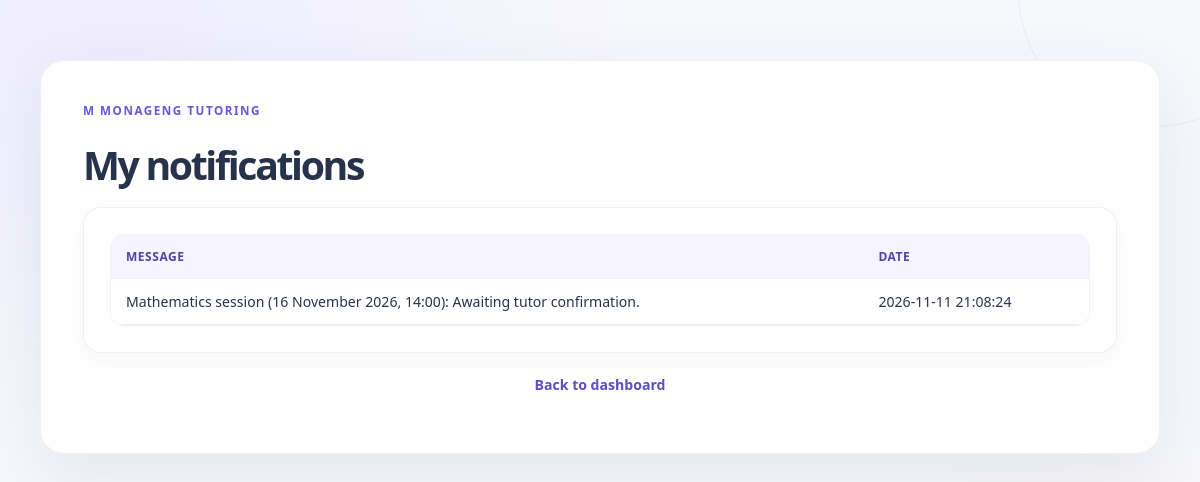
/php/my_notifications.php (signed in), run on the app's committed database.
### tables this page shows
CREATE TABLE IF NOT EXISTS notifications (
    notification_id INT UNSIGNED NOT NULL AUTO_INCREMENT,
    booking_id INT UNSIGNED NOT NULL,
    recipient_role VARCHAR(20) NOT NULL,
    recipient_id INT UNSIGNED NOT NULL DEFAULT 0,
    notification_message VARCHAR(255) NOT NULL,
    notification_date TIMESTAMP NOT NULL DEFAULT CURRENT_TIMESTAMP,
    read_at TIMESTAMP NULL DEFAULT NULL,
    PRIMARY KEY (notification_id),
    KEY idx_notifications_recipient (recipient_role, recipient_id, read_at, notification_date),
    KEY idx_notifications_booking (booking_id),
    CONSTRAINT fk_notifications_booking
        FOREIGN KEY (booking_id) REFERENCES bookings (booking_id)
        ON DELETE CASCADE
);

CREATE TABLE IF NOT EXISTS programmes (
    programme_id INT UNSIGNED NOT NULL AUTO_INCREMENT,
    programme_name VARCHAR(100) NOT NULL,
    description TEXT DEFAULT NULL,
    fee_amount DECIMAL(10, 2) NOT NULL,
    PRIMARY KEY (programme_id),
    UNIQUE KEY uq_programmes_name (programme_name)
);

CREATE TABLE IF NOT EXISTS bookings (
    booking_id INT UNSIGNED NOT NULL AUTO_INCREMENT,
    student_id INT UNSIGNED NOT NULL,
    tutor_id INT UNSIGNED NOT NULL,
    programme_id INT UNSIGNED NOT NULL,
    booking_date DATE NOT NULL,
    booking_time TIME NOT NULL,
    booking_status ENUM('Requested', 'Confirmed', 'Cancelled', 'Completed') NOT NULL DEFAULT 'Requested',
    PRIMARY KEY (booking_id),
    KEY idx_bookings_student_date (student_id, booking_date),
    KEY idx_bookings_tutor_slot (tutor_id, booking_date, booking_time, booking_status),
    KEY idx_bookings_programme (programme_id),
    CONSTRAINT fk_bookings_student
        FOREIGN KEY (student_id) REFERENCES students (student_id),
    CONSTRAINT fk_bookings_tutor
        FOREIGN KEY (tutor_id) REFERENCES tutors (tutor_id),
    CONSTRAINT fk_bookings_programme
        FOREIGN KEY (programme_id) REFERENCES programmes (programme_id)
);

### php/app_helpers.php (called while the page is built, shortened)
<?php
function escapeHtml($value)
{
    return htmlspecialchars((string) $value, ENT_QUOTES, 'UTF-8');
}
function formatBookingNotificationMessage(
    string $message,
    string $programmeName,
    string $bookingDate,
    string $bookingTime
): string {
    if (preg_match('/status changed to (requested|confirmed|cancelled|completed)/i', $message, $matches)) {
        $event = 'Status changed to ' . strtolower($matches[1]) . '.';
    } elseif (stripos($message, 'awaiting tutor confirmation') !== false) {
        $event = 'Awaiting tutor confirmation.';
    } elseif (stripos($message, 'details or status') !== false) {
        $event = 'Session details or status updated by an administrator.';
    } elseif (stripos($message, 'requested by an administrator') !== false) {
        $event = 'Session requested by an administrator.';
    } elseif (stripos($message, 'requested') !== false) {
        $event = 'Session requested.';
    } else {
        $event = preg_replace('/^(?:Tutoring|Demo) session #\d+\s*/i', '', $message);
    }
    $date = DateTime::createFromFormat('!Y-m-d', $bookingDate);
    $sessionDate = $date ? $date->format('j F Y') : $bookingDate;
    return $programmeName . ' session (' . $sessionDate . ', ' .
        substr($bookingTime, 0, 5) . '): ' . $event;
}
?>

### php/my_notifications.php (the view, shortened to what this page needs)
<?php
require_once 'db_connect.php';
require_once 'app_helpers.php';
$role = $_SESSION['account_role'] ?? '';
$actorId = $role === 'student'
    ? (int) ($_SESSION['student_id'] ?? 0)
    : ($role === 'tutor' ? (int) ($_SESSION['tutor_id'] ?? 0) : (int) ($_SESSION['admin_id'] ?? 0));
$recipientRole = in_array($role, ['student', 'tutor', 'admin'], true) ? $role : '';
$recipientId = $role === 'admin' ? 0 : $actorId;
$notificationsStmt = $conn->prepare(
    'SELECT n.notification_message, n.notification_date, n.read_at,
            p.programme_name, b.booking_date, b.booking_time
     FROM notifications n
     JOIN bookings b ON b.booking_id = n.booking_id
     JOIN programmes p ON p.programme_id = b.programme_id
     WHERE n.recipient_role = ? AND n.recipient_id = ?
     ORDER BY n.notification_date DESC
     LIMIT 100'
);
$notificationsStmt->bind_param('si', $recipientRole, $recipientId);
$notificationsStmt->execute();
$notifications = $notificationsStmt->get_result();
$dashboard = $role === 'student' ? 'dashboard.php' : ($role === 'tutor' ? 'tutor_dashboard.php' : 'admin_dashboard.php');
?><!DOCTYPE html>
<html lang="en-ZA">
<head>
  <link rel="stylesheet" href="../css/style.css">
</head>
<body>
  <main class="dashboard">
    <h1>My notifications</h1>
    <section class="card table-card">
      <div class="table-scroll">
        <table>
          <thead><tr><th>Message</th><th>Date</th></tr></thead>
          <tbody>
          <?php while ($notification = $notifications->fetch_assoc()): ?>
            <tr>
              <td><?php echo escapeHtml(formatBookingNotificationMessage(
                  $notification['notification_message'],
                  $notification['programme_name'],
                  $notification['booking_date'],
                  $notification['booking_time']
              )); ?></td>
              <td><?php echo escapeHtml($notification['notification_date']); ?></td>
            </tr>
          <?php endwhile; ?>
          </tbody>
        </table>
      </div>
    </section>
    <p class="page-link"><a href="<?php echo escapeHtml($dashboard); ?>">Back to dashboard</a></p>
  </main>
</body>
</html>

### css/style.css (style rules this page uses)
:root { --bg-primary: #f3f7ff; --bg-secondary: #eef2ff; --panel: rgba(255, 255, 255, 0.85); --panel-border: rgba(148, 163, 184, 0.2); --primary: #4f46e5; --primary-dark: #3730a3; --accent: #8b5cf6; --text: #0f172a; --muted: #475569; --success: #10b981; --shadow: 0 18px 45px rgba(79, 70, 229, 0.18); }
* { box-sizing: border-box; }
html, body { margin: 0; min-height: 100%; font-family: "Segoe UI", Tahoma, Geneva, Verdana, sans-serif; background: linear-gradient(135deg, var(--bg-primary) 0%, var(--bg-secondary) 100%); color: var(--text); }
body { min-height: 100vh; display: flex; align-items: center; justify-content: center; padding: 32px 18px; }
.container, .dashboard { width: min(100%, 760px); background: var(--panel); border: 1px solid var(--panel-border); border-radius: 24px; box-shadow: var(--shadow); backdrop-filter: blur(10px); -webkit-backdrop-filter: blur(10px); }
.dashboard { padding: 32px 26px; }
h1 { margin: 0 0 24px; text-align: center; font-size: clamp(2rem, 3vw, 2.5rem); line-height: 1.2; letter-spacing: -0.04em; color: var(--text); }
button, a { font: inherit; }
.page-link { margin-top: 12px; text-align: center; color: var(--muted); }
.page-link a, .dashboard-grid a { color: var(--primary-dark); text-decoration: none; font-weight: 600; }
.card { padding: 22px; margin: 20px 0; border: 1px solid var(--panel-border); border-radius: 18px; background: rgba(255, 255, 255, 0.72); }
.table-card { overflow: hidden; }
.table-scroll { overflow-x: auto; }
table { width: 100%; border-collapse: collapse; background: rgba(255, 255, 255, 0.8); }
th, td { padding: 12px 14px; border-bottom: 1px solid var(--panel-border); text-align: left; vertical-align: middle; }
th { background: rgba(79, 70, 229, 0.08); color: var(--primary-dark); }
body:not(.home-page) { position: relative; align-items: flex-start; padding: clamp(24px, 5vw, 64px) 20px; background: radial-gradient(ellipse at 9% 5%, rgba(238, 236, 255, 0.92), transparent 34rem), radial-gradient(ellipse at 94% 93%, rgba(255, 242, 232, 0.68), transparent 29rem), #f7f8fc; color: #26334b; }
body:not(.home-page)::before, body:not(.home-page)::after { position: fixed; z-index: 0; width: 270px; height: 270px; border: 1px solid rgba(102, 88, 217, 0.09); border-radius: 50%; content: ""; pointer-events: none; }
body:not(.home-page)::before { top: -145px; right: -90px; }
body:not(.home-page)::after { bottom: -180px; left: -140px; width: 350px; height: 350px; border-color: rgba(229, 151, 92, 0.11); }
body:not(.home-page) > main, body:not(.home-page) > .container { position: relative; z-index: 1; }
body:not(.home-page) > main.dashboard { width: min(100%, 1120px); }
body:not(.home-page) .container, body:not(.home-page) .dashboard { overflow: hidden; border: 1px solid rgba(37, 49, 77, 0.07); border-radius: 24px; background: rgba(255, 255, 255, 0.94); box-shadow: 0 24px 70px rgba(45, 50, 94, 0.09); backdrop-filter: blur(12px); -webkit-backdrop-filter: blur(12px); }
body:not(.home-page) .dashboard { padding: clamp(24px, 4vw, 42px); }
body:not(.home-page) .container::before, body:not(.home-page) .dashboard::before { display: block; margin-bottom: 24px; color: #6658d9; content: "M MONAGENG TUTORING"; font-size: 0.73rem; font-weight: 800; letter-spacing: 0.13em; }
body:not(.home-page) h1 { margin: 0 0 18px; color: #26334b; font-size: clamp(1.75rem, 4vw, 2.45rem); font-weight: 750; letter-spacing: -0.06em; line-height: 1.15; text-align: left; }
body:not(.home-page) p { color: #758197; line-height: 1.65; }
body:not(.home-page) a { color: #5b4dcc; text-decoration-color: rgba(91, 77, 204, 0.25); text-underline-offset: 3px; }
body:not(.home-page) .page-link { color: #758197; font-size: 0.88rem; line-height: 1.7; }
body:not(.home-page) .card { margin: 20px 0; padding: clamp(18px, 3vw, 26px); border-color: rgba(37, 49, 77, 0.07); border-radius: 18px; background: #fff; box-shadow: 0 8px 26px rgba(45, 50, 94, 0.04); }
body:not(.home-page) table { border-collapse: separate; border-spacing: 0; background: #fff; font-size: 0.88rem; }
body:not(.home-page) th, body:not(.home-page) td { padding: 13px 15px; border-bottom: 1px solid #edf0f5; }
body:not(.home-page) th { background: #f5f4ff; color: #5143a8; font-size: 0.75rem; font-weight: 750; letter-spacing: 0.045em; text-transform: uppercase; }
body:not(.home-page) .table-scroll { border: 1px solid #edf0f5; border-radius: 14px; }

### data on the page
notifications: notification_message.booking_time "Mathematics session (16 November 2026, 14:00): Awaiting tutor confirmation.", notification_date "2026-11-11 21:08:24"
